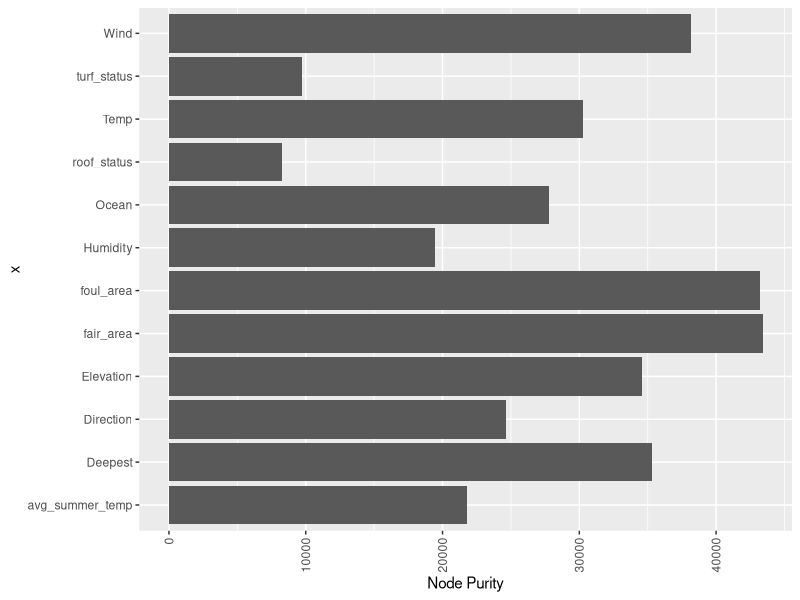
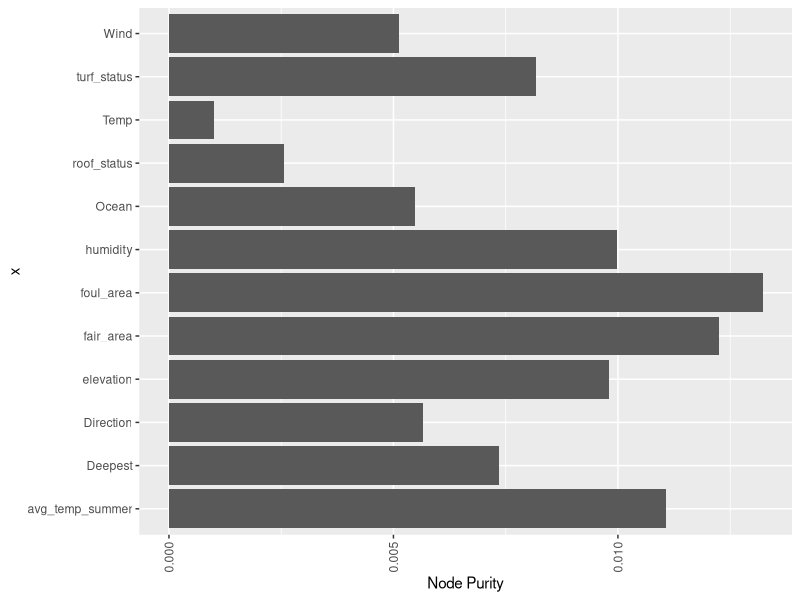

Write R code to recreate these figures, in order.
library(tidyverse)
library(randomForest)

park <- read_csv("data/park_factors.csv")

# get rid of row 707 (NA for some reason)
park <- park[-707, ]

# get rid of % sign in BBrate and Krate
park$BBrate <- gsub("%$", "", park$BBrate)
park$Krate <- gsub("%$", "", park$Krate)

# get rid of % in average humidity
park$`Average Humidity` <- gsub("%$", "", park$`Average Humidity`)

# change BBrate, Krate, Average Humidity into numeric data type
park$BBrate <- as.numeric(park$BBrate)
park$Krate <- as.numeric(park$Krate)
park$`Average Humidity` <- as.numeric(park$`Average Humidity`)

# change categorical variables into factors
park$roof_status <- factor(park$roof_status, levels = c(0, 1, 2))

park$turf_status <- factor(park$turf_status, levels = c(0, 1))

# make all col names one word for randomForest()
colnames(park)[26:28] <- c("elevation", "humidity", "avg_temp_summer")


# df of just wRC+ and park factors (no other offensive stats)
park_wrc <- park[, -c(2:15, 17)]
wrc_mod <- randomForest(wRCplus ~ . - Team - Year, data = park_wrc)
importance(wrc_mod)

# HR df
park_hr <- park[, -c(2:3, 5:17)]
hr_mod <- randomForest(HR ~ . - Team - Year, data = park_hr)
class(importance(hr_mod))

# BABIP df
park_babip <- park[, -c(2:10, 12:17)]
babip_mod <- randomForest(BABIP ~ . - Team - Year, data = park_babip)
importance(babip_mod)

# ISO df
park_iso <- park[, -c(2:9, 11:17)]
iso_mod <- randomForest(ISO ~ . - Team - Year, data = park_iso)
importance(iso_mod)




sorted_names_hr <- c("fair_area", "foul_area", "Wind", "Deepest", "Elevation", "Temp", "Ocean", 
                     "Direction", "avg_summer_temp", "Humidity", "turf_status", "roof_status")
hr_imp <- data.frame(x = sorted_names_hr, 
                     y = sort(importance(hr_mod), decreasing = TRUE))

ggplot(hr_imp, aes(x = x, y = y)) + geom_bar(stat = "identity") +
  theme(axis.text.x = element_text(angle = 90, vjust = 0.5, hjust=1)) + ylab("Node Purity") +
  coord_flip()

iso_imp <- data.frame(x = rownames(importance(iso_mod)), 
                      y = sort(importance(iso_mod)))

ggplot(iso_imp, aes(x = x, y = y)) + geom_bar(stat = "identity") +
  theme(axis.text.x = element_text(angle = 90, vjust = 0.5, hjust=1)) + ylab("Node Purity") +
  coord_flip()
